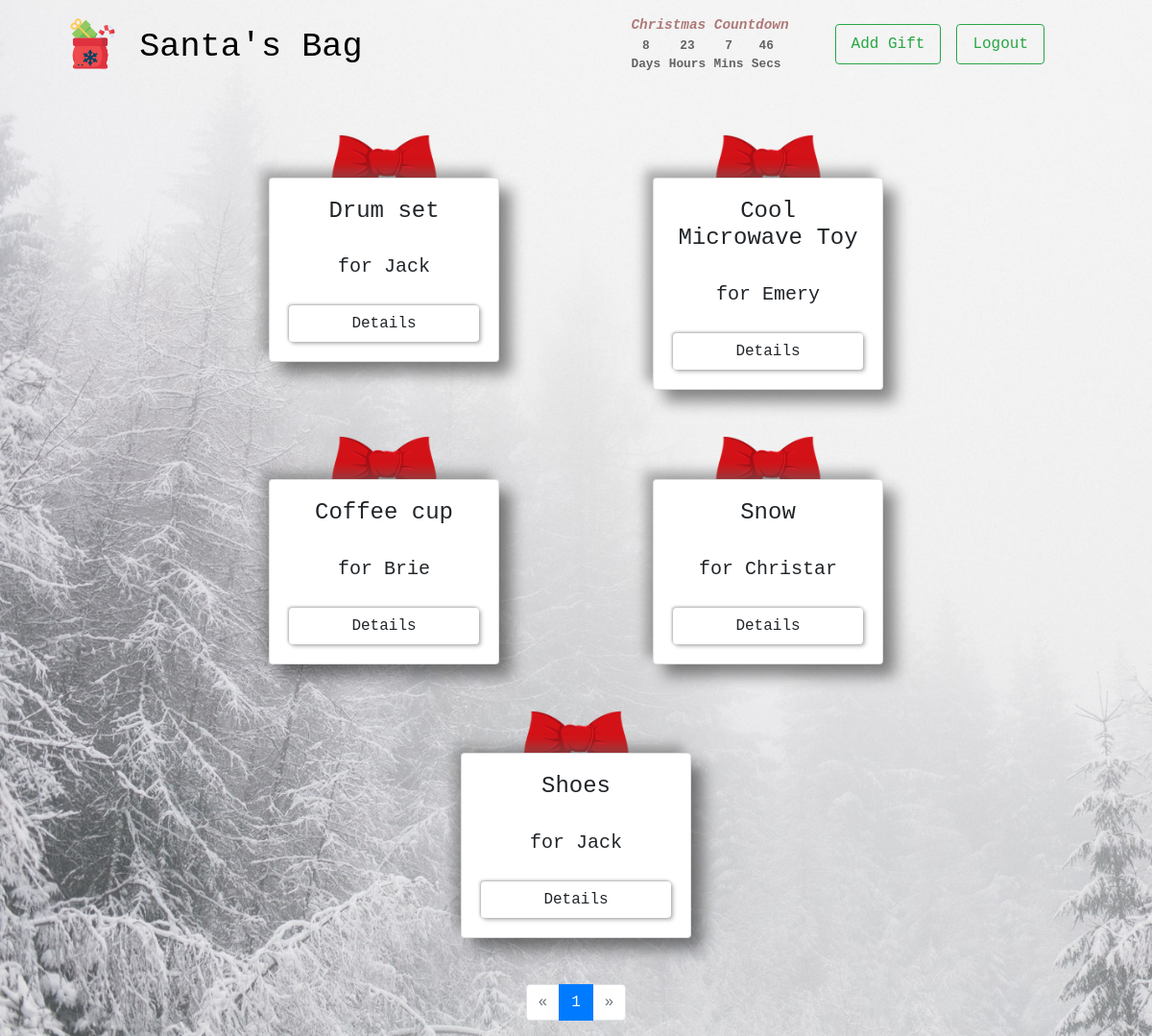
The app's page /gift-list (signed in), older data.
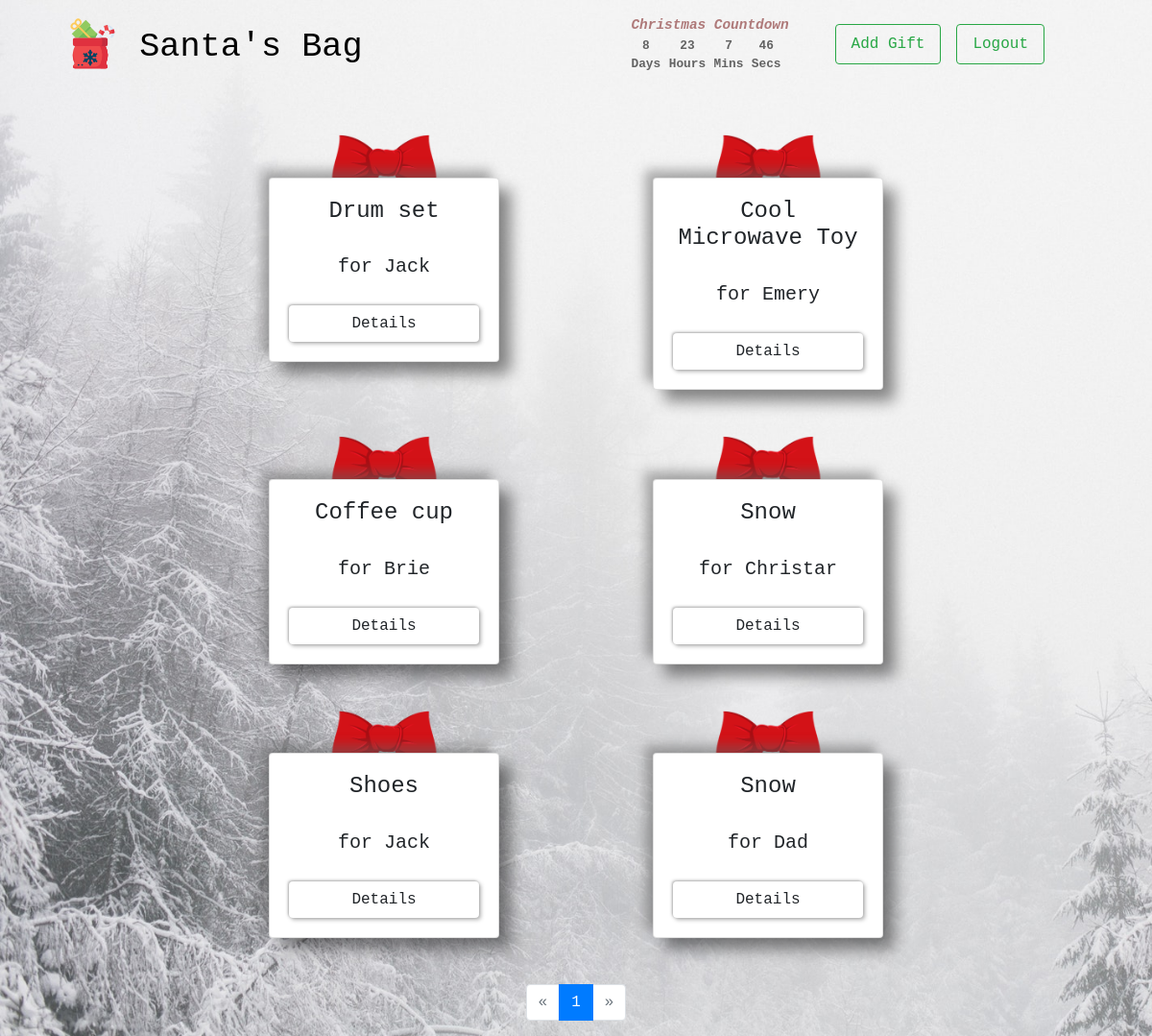
The same page, newer data.
### mainapp/models.py (models this page shows, shortened)
class gift(models.Model):
    gift_name = models.CharField(max_length=150)
    price = models.FloatField()
    type = models.CharField(max_length=150)
    recipient = models.ForeignKey(Recipient, on_delete=models.CASCADE)
    user = models.ForeignKey(
        "auth.User",
        on_delete=models.CASCADE,
    )
    year = models.IntegerField()

class Recipient(models.Model):
    def __str__(self):
        return self.name
    name = models.CharField(max_length=150)
    user = models.ForeignKey(
        "auth.User",
        on_delete=models.CASCADE
    )

### mainapp/views.py (the view)
# urls.py: path('gift-list', views.index, name='index'),
def index(request):
    gift_list = Gift.objects.filter(
        user=request.user.id)
    paginator = Paginator(gift_list, 8)
    page = request.GET.get('page')
    gift_list = paginator.get_page(page)
    context = {
        'gift_list': gift_list
    }
    return render(request, 'mainapp/index.html', context)

### mainapp/templates/mainapp/index.html (shortened to what this page needs)
{% extends 'mainapp/base.html' %}
    {% block body %}
    <div class="container-fluid col-8">
        <div class="row justify-content-center">
        {% if not gift_list %}
            <div class='container-fluid border p-5 neu-shadow mt-5 d-flex justify-content-center custom-width'>
                <div class=''>
                    <h1 style='color: red;' class="text-center col-12 mt-5 holiday-font text-center" >Welcome to Santa's Bag, {{user.username}}!</h1>
                    <h2 style='color: dodgerblue;' class="text-center col-12 mt-5 holiday-font text-center" >You haven't added any gifts to your bag yet. Please Select the button below to add your first gift: </h2>
                    <a href="{% url 'mainapp:create_item' %}" class="mt-5 col-12 btn btn-outline-success">Add Gift</a>
                </div>
            </div>
        {% else %}
            {% for item in gift_list %}
            <div class="mt-5 col d-flex align-items-stretch custom-margin-btn">
                <div class="card mx-auto background-color-card border-0 align-items-center" style="width: 15rem;">
                    <img class="card-img-top" src="pictures/red-ribbon.png" alt="There is a red bow on top of the card with gift name and recipient name info, making it look more like a present than just a card with some info." style="width:8rem; margin-bottom: -42px;">
                    <div class="card mx-auto neu-shadow" style="width: 15rem;">
                        <div class="card-body text-center d-flex flex-column reg-img">
                            <h4 class= "card-title">{{ item.gift_name|capfirst }}</h4>
                            <h5 class="card-body">for {{ item.recipient|capfirst }}</h5>
                            <a href="{% url 'mainapp:details' item.id %}" class="btn neu-shadow-inset">Details</a>
                        </div>
                    </div>
                </div>
            </div>
            {% endfor %}
            {% endif %}
        </div>
        <nav>
            <ul class="pagination justify-content-center mt-5">
              {% if gift_list.has_previous %}
                <li class="page-item">
                  <a class="page-link" href="?page={{ gift_list.previous_page_number }}">&laquo;</a>
                </li>
              {% else %}
                <li class="page-item disabled">
                  <a class="page-link" href="#" tabindex="-1" aria-disabled="True">&laquo;</a>
                </li>
              {% endif %}
              {% for i in gift_list.paginator.page_range %}
                {% if gift_list.number == i %}
                  <li class="page-item active" aria-current="page">
                    <span class="page-link">
                      {{ i }}
                    </span>
                  </li>
                {% else %}
                  <li class="page-item"><a class="page-link" href="?page={{ i }}">{{ i }}</a></li>
                {% endif %}
              {% endfor %}
              {% if gift_list.has_next %}
                <li class="page-item">
                  <a class="page-link" href="?page={{ gift_list.next_page_number }}">&raquo;</a>
                </li>
              {% else %}
                <li class="page-item disabled">
                  <a class="page-link" href="#" tabindex="-1" aria-disabled="True">&raquo;</a>
                </li>
              {% endif %}
            </ul>
          </nav>
    </div>
    {% endblock %}

### mainapp/templates/mainapp/base.html (shortened to what this page needs)
{% load static %}
<!DOCTYPE html>
<html lang="en">
<head>
    <link rel="stylesheet" href="https://cdn.jsdelivr.net/npm/bootstrap@4.6.2/dist/css/bootstrap.min.css">
    <link rel="stylesheet" href="{% static 'mainapp/style.css' %}">
    <link href="https://fonts.cdnfonts.com/css/holiday" rel="stylesheet">
</head>
<body style="height: 100%;" alt="Background image: White Snowy Environment With Pine Trees">
<nav class="navbar navbar-light">
    <a href=
    {% if user.is_authenticated %}
        "{% url 'mainapp:index' %}"
    {% else %}
        "{% url 'Login' %}"
    {% endif %}
    class="navbar-brand holiday-font ml-5" style="font-size: 2.2rem;">
        <img src="/pictures/christmas-gift-icon.svg" width="60" height="60" alt="">
        <span class="align-bottom" id="navbar-brand-text"></span>
    </a>
    <div class="navbar" style="margin-right: 5rem">
        <div class="d-flex pr-5">
            <div class='block-container countdown-header'>
                <div class'pr-2 '>
                    <p class="m-0 text-center font-italic font-weight-bold">Christmas Countdown</p>
                </div>
                <div class='container p-0 countdown-time font-weight-bold'>
                    <div class='pr-2'>
                        <p id="days" class='text-center m-0'>Days</p>
                        <p class="text-center m-0">Days</p>
                    </div>
                    <div class='pr-2'>
                        <p id="hours" class='text-center m-0'></p>
                        <p class='text-center m-0'>Hours</p>
                    </div>
                    <div class='pr-2'>
                        <p id="minutes" class='text-center m-0'></p>
                        <p class='text-center m-0'>Mins</p>
                    </div>
                    <div class='pr-2'>
                        <p id="seconds" class='text-center m-0'></p>
                        <p class='text-center m-0'>Secs</p>
                    </div>
                </div>
            </div>
        </div>
        {% if user.is_authenticated %}
        <a href="{% url 'mainapp:create_item' %}" class="mr-3 btn btn-outline-success nav-item nav-link">Add Gift</a>
        <a href = "{% url 'Logout' %}" class="btn btn-outline-success nav-item nav-link">Logout</a>
        {% else %}
        <a href = "{% url 'Login' %}" class="mr-3 btn btn-outline-success nav-item nav-link">Login</a>
        <a href = "{% url 'Register' %}" class="btn btn-outline-success nav-item nav-link">Sign Up</a>
        {% endif %}
    </div>
</nav>
{% block body %}
{% endblock %}
</body>
</html>

### mainapp/static/mainapp/style.css (style rules this page uses)
body { font-family:'Courier New', Courier, monospace; background-image: url('/pictures/snow.jpeg'); background-size: cover; }
.holiday-font { font-family: 'Holiday', 'Courier New', Courier, monospace; }
.background-color-card { background: rgba(197, 7, 0, 0); }
.neu-shadow-inset { box-shadow: 2px 2px 4px 0 rgba(0, 0, 0, 0.3), -1px -1px 3px 0 rgba(100,100,100,.5); }
.neu-shadow { box-shadow: 12px 12px 16px 0 rgba(0, 0, 0, 0.45), -8px -8px 12px 0 rgba(100, 100, 100, 0.5);; }
.reg-img { position: relative; }
.reg-img::before { content: ""; background-image: url('/pictures/red-ornament.jpeg'); background-size: cover; position: absolute; top: 0px; right: 0px; bottom: 0px; left: 0px; z-index:-1; opacity: 0.9; }
.countdown-header { color: rgba(151, 80, 80, 0.75); font-size: 0.9rem; }
.countdown-time { color: rgba(1, 1, 1, 0.6); font-size: 0.8rem; }
#navbar-brand-text { color: black; }

Row changes from the older to the newer data that the page shows:
added gift: gift_name "Snow", recipient "Dad"
